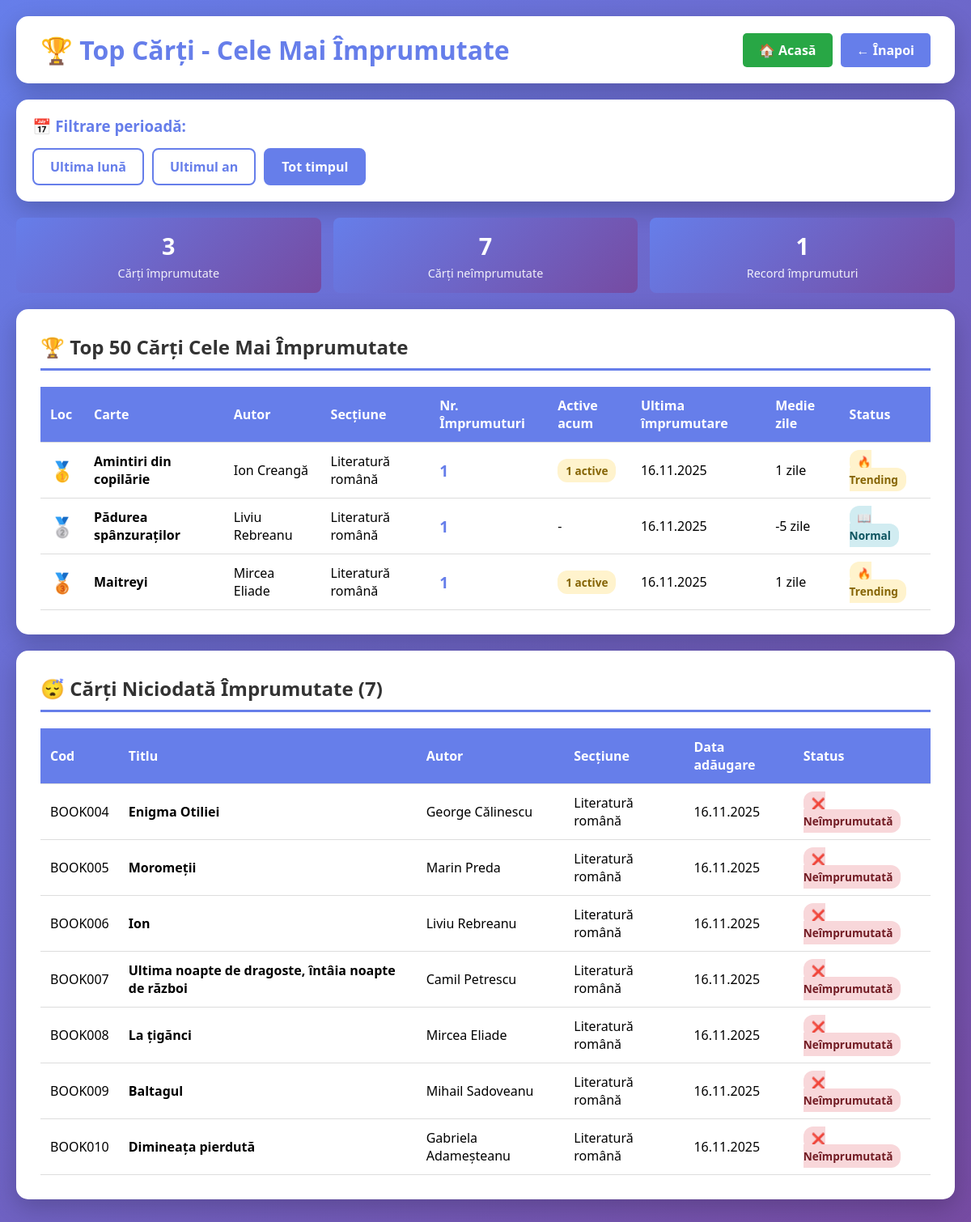
Page /raport_top_carti.php on the committed database.
### tables this page shows
CREATE TABLE IF NOT EXISTS carti (
    id INT AUTO_INCREMENT PRIMARY KEY,
    cod_bare VARCHAR(50) UNIQUE NOT NULL,
    titlu VARCHAR(255) NOT NULL,
    autor VARCHAR(255),
    isbn VARCHAR(20),
    cota VARCHAR(50),
    raft VARCHAR(10),
    nivel VARCHAR(10),
    pozitie VARCHAR(10),
    locatie_completa VARCHAR(100) GENERATED ALWAYS AS (CONCAT('Raft ', raft, ' - Nivel ', nivel, ' - Poziția ', pozitie)) STORED,
    sectiune VARCHAR(50),
    observatii_locatie TEXT,
    data_adaugare TIMESTAMP DEFAULT CURRENT_TIMESTAMP,
    INDEX idx_cod_bare (cod_bare),
    INDEX idx_locatie (raft, nivel, pozitie),
    INDEX idx_cota (cota)
);

### raport_top_carti.php (the view, shortened to what this page needs)
<?php
require_once 'config.php';
$perioada = $_GET['perioada'] ?? 'tot';
$where_clause = '';
switch ($perioada) {
    case 'tot':
    default:
        $where_clause = '';
        break;
}
$stmt = $pdo->query("
    SELECT
        c.cod_bare,
        c.titlu,
        c.autor,
        c.isbn,
        c.sectiune,
        c.locatie_completa,
        COUNT(i.id) as nr_imprumuturi,
        COUNT(CASE WHEN i.status = 'activ' THEN 1 END) as imprumuturi_active,
        MAX(i.data_imprumut) as ultima_imprumutare,
        AVG(DATEDIFF(COALESCE(i.data_returnare, NOW()), i.data_imprumut)) as medie_zile
    FROM carti c
    LEFT JOIN imprumuturi i ON c.cod_bare = i.cod_carte
    $where_clause
    GROUP BY c.cod_bare, c.titlu, c.autor, c.isbn, c.sectiune, c.locatie_completa
    HAVING nr_imprumuturi > 0
    ORDER BY nr_imprumuturi DESC
    LIMIT 50
");
$top_carti = $stmt->fetchAll();
$stmt = $pdo->query("
    SELECT
        c.cod_bare,
        c.titlu,
        c.autor,
        c.sectiune,
        c.data_adaugare
    FROM carti c
    LEFT JOIN imprumuturi i ON c.cod_bare = i.cod_carte
    WHERE i.id IS NULL
    ORDER BY c.data_adaugare DESC
");
$carti_neimprumutate = $stmt->fetchAll();
?>
<!DOCTYPE html>
<html lang="ro">
<head>
</head>
<body>
    <div class="container">
        <div class="header">
            <h1>🏆 Top Cărți - Cele Mai Împrumutate</h1>
            <div class="header-buttons">
                <a href="index.php" class="btn btn-home">🏠 Acasă</a>
                <a href="rapoarte.php" class="btn btn-back">← Înapoi</a>
            </div>
        </div>
        <div class="filter-section">
            <h3 style="margin-bottom: 15px; color: #667eea;">📅 Filtrare perioadă:</h3>
            <div class="filter-buttons">
                <a href="?perioada=luna" class="filter-btn <?php echo $perioada === 'luna' ? 'active' : ''; ?>">
                    Ultima lună
                </a>
                <a href="?perioada=an" class="filter-btn <?php echo $perioada === 'an' ? 'active' : ''; ?>">
                    Ultimul an
                </a>
                <a href="?perioada=tot" class="filter-btn <?php echo $perioada === 'tot' ? 'active' : ''; ?>">
                    Tot timpul
                </a>
            </div>
        </div>
        <div class="stats-mini">
            <div class="stat-mini">
                <h3><?php echo count($top_carti); ?></h3>
                <p>Cărți împrumutate</p>
            </div>
            <div class="stat-mini">
                <h3><?php echo count($carti_neimprumutate); ?></h3>
                <p>Cărți neîmprumutate</p>
            </div>
            <div class="stat-mini">
                <h3><?php echo $top_carti[0]['nr_imprumuturi'] ?? 0; ?></h3>
                <p>Record împrumuturi</p>
            </div>
        </div>
        <div class="section">
            <h2>🏆 Top 50 Cărți Cele Mai Împrumutate</h2>
            <?php if (count($top_carti) > 0): ?>
                <table>
                    <thead>
                        <tr>
                            <th>Loc</th>
                            <th>Carte</th>
                            <th>Autor</th>
                            <th>Secțiune</th>
                            <th>Nr. Împrumuturi</th>
                            <th>Active acum</th>
                            <th>Ultima împrumutare</th>
                            <th>Medie zile</th>
                            <th>Status</th>
                        </tr>
                    </thead>
                    <tbody>
                        <?php foreach ($top_carti as $index => $carte):
                            $loc = $index + 1;
                            $rank_class = '';
                            if ($loc === 1) $rank_class = 'rank-1';
                            elseif ($loc === 2) $rank_class = 'rank-2';
                            elseif ($loc === 3) $rank_class = 'rank-3';
                        ?>
                            <tr>
                                <td>
                                    <span class="rank <?php echo $rank_class; ?>">
                                        <?php
                                        if ($loc === 1) echo '🥇';
                                        elseif ($loc === 2) echo '🥈';
                                        elseif ($loc === 3) echo '🥉';
                                        else echo '#' . $loc;
                                        ?>
                                    </span>
                                </td>
                                <td><strong><?php echo htmlspecialchars($carte['titlu']); ?></strong></td>
                                <td><?php echo htmlspecialchars($carte['autor'] ?? '-'); ?></td>
                                <td><?php echo htmlspecialchars($carte['sectiune'] ?? '-'); ?></td>
                                <td>
                                    <strong style="color: #667eea; font-size: 1.2em;">
                                        <?php echo $carte['nr_imprumuturi']; ?>
                                    </strong>
                                </td>
                                <td>
                                    <?php if ($carte['imprumuturi_active'] > 0): ?>
                                        <span class="badge badge-trending">
                                            <?php echo $carte['imprumuturi_active']; ?> active
                                        </span>
                                    <?php else: ?>
                                        -
                                    <?php endif; ?>
                                </td>
                                <td><?php echo date('d.m.Y', strtotime($carte['ultima_imprumutare'])); ?></td>
                                <td><?php echo round($carte['medie_zile']); ?> zile</td>
                                <td>
                                    <?php if ($carte['nr_imprumuturi'] >= 10): ?>
                                        <span class="badge badge-popular">⭐ Popular</span>
                                    <?php elseif ($carte['imprumuturi_active'] > 0): ?>
                                        <span class="badge badge-trending">🔥 Trending</span>
                                    <?php else: ?>
                                        <span class="badge badge-new">📖 Normal</span>
                                    <?php endif; ?>
                                </td>
                            </tr>
                        <?php endforeach; ?>
                    </tbody>
                </table>
            <?php else: ?>
                <div class="no-data">📚 Nu există date pentru perioada selectată</div>
            <?php endif; ?>
        </div>
        <?php if (count($carti_neimprumutate) > 0): ?>
        <div class="section">
            <h2>😴 Cărți Niciodată Împrumutate (<?php echo count($carti_neimprumutate); ?>)</h2>
            <table>
                <thead>
                    <tr>
                        <th>Cod</th>
                        <th>Titlu</th>
                        <th>Autor</th>
                        <th>Secțiune</th>
                        <th>Data adăugare</th>
                        <th>Status</th>
                    </tr>
                </thead>
                <tbody>
                    <?php foreach ($carti_neimprumutate as $carte): ?>
                        <tr>
                            <td><?php echo htmlspecialchars($carte['cod_bare']); ?></td>
                            <td><strong><?php echo htmlspecialchars($carte['titlu']); ?></strong></td>
                            <td><?php echo htmlspecialchars($carte['autor'] ?? '-'); ?></td>
                            <td><?php echo htmlspecialchars($carte['sectiune'] ?? '-'); ?></td>
                            <td><?php echo date('d.m.Y', strtotime($carte['data_adaugare'])); ?></td>
                            <td><span class="badge badge-danger">❌ Neîmprumutată</span></td>
                        </tr>
                    <?php endforeach; ?>
                </tbody>
            </table>
        </div>
        <?php endif; ?>
    </div>
</body>
</html>

### raport_top_carti.php (style rules this page uses)
* { margin: 0; padding: 0; box-sizing: border-box; }
body { font-family: 'Segoe UI', Tahoma, Geneva, Verdana, sans-serif; background: linear-gradient(135deg, #667eea 0%, #764ba2 100%); min-height: 100vh; padding: 20px; }
.container { max-width: 1400px; margin: 0 auto; }
.header { background: white; border-radius: 15px; padding: 20px 30px; margin-bottom: 20px; box-shadow: 0 10px 30px rgba(0,0,0,0.2); display: flex; justify-content: space-between; align-items: center; }
.header h1 { color: #667eea; font-size: 2em; }
.header-buttons { display: flex; gap: 10px; }
.btn { padding: 10px 20px; color: white; text-decoration: none; border-radius: 5px; transition: background 0.3s; font-weight: 600; }
.btn-home { background: #28a745; }
.btn-back { background: #667eea; }
.filter-section { background: white; border-radius: 15px; padding: 20px; margin-bottom: 20px; box-shadow: 0 10px 30px rgba(0,0,0,0.2); }
.filter-buttons { display: flex; gap: 10px; flex-wrap: wrap; }
.filter-btn { padding: 10px 20px; border: 2px solid #667eea; background: white; color: #667eea; text-decoration: none; border-radius: 8px; font-weight: 600; transition: all 0.3s; }
.filter-btn:hover, .filter-btn.active { background: #667eea; color: white; }
.section { background: white; border-radius: 15px; padding: 30px; margin-bottom: 20px; box-shadow: 0 10px 30px rgba(0,0,0,0.2); }
.section h2 { color: #333; margin-bottom: 20px; padding-bottom: 10px; border-bottom: 3px solid #667eea; }
table { width: 100%; border-collapse: collapse; }
th, td { padding: 12px; text-align: left; border-bottom: 1px solid #ddd; }
th { background: #667eea; color: white; font-weight: 600; }
.rank { font-size: 1.5em; font-weight: bold; }
.rank-1 { color: #ffd700; }
.rank-2 { color: #c0c0c0; }
.rank-3 { color: #cd7f32; }
.badge { padding: 5px 10px; border-radius: 12px; font-size: 0.85em; font-weight: 600; }
.badge-trending { background: #fff3cd; color: #856404; }
.badge-new { background: #d1ecf1; color: #0c5460; }
.badge-danger { background: #f8d7da; color: #721c24; }
.stats-mini { display: grid; grid-template-columns: repeat(auto-fit, minmax(150px, 1fr)); gap: 15px; margin-bottom: 20px; }
.stat-mini { background: linear-gradient(135deg, #667eea 0%, #764ba2 100%); color: white; padding: 15px; border-radius: 8px; text-align: center; }
.stat-mini h3 { font-size: 1.8em; margin-bottom: 5px; }
.stat-mini p { font-size: 0.9em; opacity: 0.9; }

### rows in the picture
carti: cod_bare "BOOK004", titlu "Enigma Otiliei", autor "George Călinescu", sectiune "Literatură română", data_adaugare "16.11.2025"
carti: cod_bare "BOOK005", titlu "Moromeții", autor "Marin Preda", sectiune "Literatură română", data_adaugare "16.11.2025"
carti: cod_bare "BOOK006", titlu "Ion", autor "Liviu Rebreanu", sectiune "Literatură română", data_adaugare "16.11.2025"
carti: cod_bare "BOOK007", titlu "Ultima noapte de dragoste, întâia noapte de război", autor "Camil Petrescu", sectiune "Literatură română", data_adaugare "16.11.2025"
carti: cod_bare "BOOK008", titlu "La țigănci", autor "Mircea Eliade", sectiune "Literatură română", data_adaugare "16.11.2025"
carti: cod_bare "BOOK009", titlu "Baltagul", autor "Mihail Sadoveanu", sectiune "Literatură română", data_adaugare "16.11.2025"
carti: cod_bare "BOOK010", titlu "Dimineața pierdută", autor "Gabriela Adameșteanu", sectiune "Literatură română", data_adaugare "16.11.2025"

### other values in the picture
count($top_carti) "3"
count($carti_neimprumutate) "7"
$top_carti[0]['nr_imprumuturi'] "1"
$carte['titlu'] "Amintiri din copilărie"
$carte['autor'] "Ion Creangă"
$carte['sectiune'] "Literatură română"
$carte['nr_imprumuturi'] "1"
$carte['imprumuturi_active'] "1"
date('d.m.Y', strtotime($carte['ultima_imprumutare'])) "16.11.2025"
$carte['medie_zile'] "1"
$carte['titlu'] "Pădurea spânzuraților"
$carte['autor'] "Liviu Rebreanu"
$carte['medie_zile'] "-5"
$carte['titlu'] "Maitreyi"
$carte['autor'] "Mircea Eliade"
